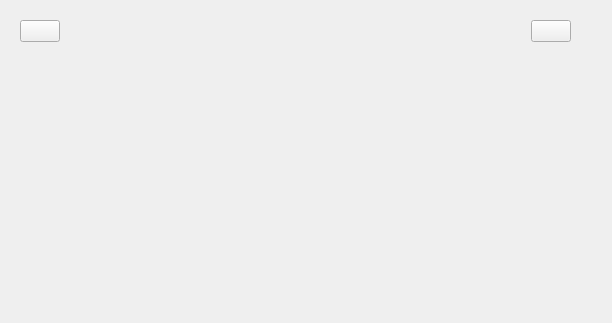
<?xml version="1.0" encoding="UTF-8"?>
<ui version="4.0">
 <class>MasterView</class>
 <widget class="QWidget" name="MasterView">
  <property name="geometry">
   <rect>
    <x>0</x>
    <y>0</y>
    <width>612</width>
    <height>323</height>
   </rect>
  </property>
  <property name="windowTitle">
   <string>MasterView</string>
  </property>
  <widget class="QWidget" name="layoutWidget">
   <property name="geometry">
    <rect>
     <x>20</x>
     <y>20</y>
     <width>551</width>
     <height>291</height>
    </rect>
   </property>
   <layout class="QVBoxLayout" name="verticalLayout">
    <item>
     <layout class="QHBoxLayout" name="horizontalLayout">
      <item>
       <widget class="QPushButton" name="btBack">
        <property name="text">
         <string/>
        </property>
        <property name="icon">
         <iconset resource="lab.qrc">
          <normaloff>:/icon/xunhuan.png</normaloff>:/icon/xunhuan.png</iconset>
        </property>
       </widget>
      </item>
      <item>
       <spacer name="horizontalSpacer">
        <property name="orientation">
         <enum>Qt::Orientation::Horizontal</enum>
        </property>
        <property name="sizeHint" stdset="0">
         <size>
          <width>40</width>
          <height>20</height>
         </size>
        </property>
       </spacer>
      </item>
      <item>
       <widget class="QLabel" name="labelTitle">
        <property name="text">
         <string/>
        </property>
       </widget>
      </item>
      <item>
       <spacer name="horizontalSpacer_2">
        <property name="orientation">
         <enum>Qt::Orientation::Horizontal</enum>
        </property>
        <property name="sizeHint" stdset="0">
         <size>
          <width>40</width>
          <height>20</height>
         </size>
        </property>
       </spacer>
      </item>
      <item>
       <widget class="QPushButton" name="btLogout">
        <property name="text">
         <string/>
        </property>
        <property name="icon">
         <iconset resource="lab.qrc">
          <normaloff>:/icon/tuichu.png</normaloff>:/icon/tuichu.png</iconset>
        </property>
       </widget>
      </item>
     </layout>
    </item>
    <item>
     <widget class="QStackedWidget" name="stackedWidget">
      <widget class="QWidget" name="page_2"/>
     </widget>
    </item>
   </layout>
  </widget>
 </widget>
 <resources>
  <include location="lab.qrc"/>
 </resources>
 <connections/>
</ui>
